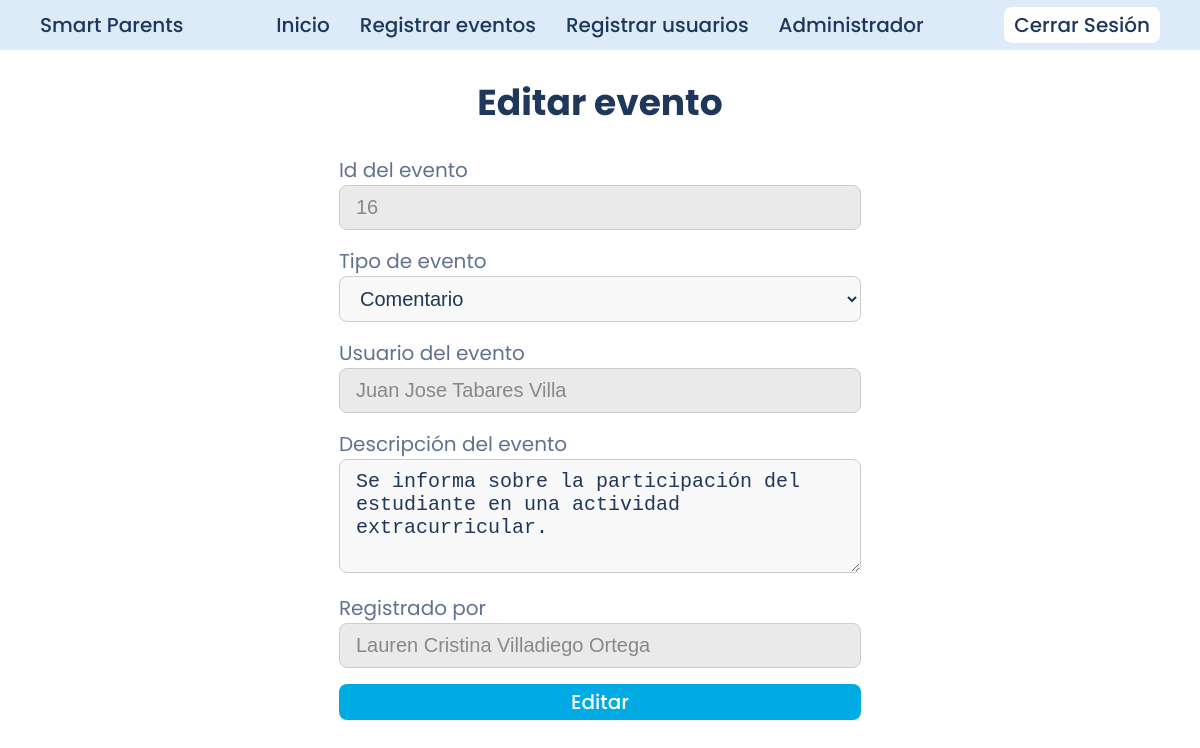
Page /views/crud/eventos/editar_eventos.php?id=16 (signed in) on the committed database.
### tables this page shows
CREATE TABLE
    eventos (
        id_evento INT AUTO_INCREMENT PRIMARY KEY,
        id_usuario INT NOT NULL,
        tipo_evento ENUM (
            'llegada_tarde',
            'anotacion',
            'inasistencia',
            'comentario'
        ) NOT NULL,
        descripcion TEXT NOT NULL,
        registrado_por INT NOT NULL,
        created_at TIMESTAMP DEFAULT CURRENT_TIMESTAMP,
        updated_at TIMESTAMP DEFAULT CURRENT_TIMESTAMP,
        FOREIGN KEY (id_usuario) REFERENCES usuarios (id_usuario),
        FOREIGN KEY (registrado_por) REFERENCES usuarios (id_usuario)
    );

CREATE TABLE
    usuarios (
        id_usuario INT AUTO_INCREMENT PRIMARY KEY,
        rol ENUM ('estudiante', 'profesor', 'administrador') NOT NULL,
        identificacion VARCHAR(10) UNIQUE NOT NULL,
        nombre1 VARCHAR(30) NOT NULL,
        nombre2 VARCHAR(30) NULL,
        apellido1 VARCHAR(30) NOT NULL,
        apellido2 VARCHAR(30) NULL,
        email VARCHAR(100) UNIQUE NULL,
        telefono VARCHAR(10) NOT NULL,
        password VARCHAR(255) NOT NULL,
        asignatura ENUM (
            'Administración',
            'Matematicas',
            'Español',
            'Quimica',
            'C.Sociales'
        ) NULL,
        created_at TIMESTAMP DEFAULT CURRENT_TIMESTAMP,
        updated_at TIMESTAMP DEFAULT CURRENT_TIMESTAMP
    );

### actions/eventos/editar_eventos.php (called while the page is built, shortened)
<?php
include $_SERVER['DOCUMENT_ROOT'] . '/smart-parents/config/db_config.php';
$id = $_GET['id'];
$stmt = $conexion->prepare("SELECT e.id_evento, u1.id_usuario AS id_u1, u1.nombre1 AS nombre1_u1, u1.nombre2 AS nombre2_u1, u1.apellido1 AS apellido1_u1, u1.apellido2 AS apellido2_u1, e.tipo_evento, e.descripcion, u2.id_usuario AS registrado_por, u2.nombre1 AS nombre1_u2, u2.nombre2 AS nombre2_u2, u2.apellido1 AS apellido1_u2, u2.apellido2 AS apellido2_u2 FROM eventos AS e INNER JOIN usuarios AS u1 ON e.id_usuario = u1.id_usuario INNER JOIN usuarios AS u2 ON e.registrado_por = u2.id_usuario WHERE e.id_evento = ?");
$stmt->bind_param("i", $id);
$stmt->execute();
$resultado = $stmt->get_result();
$evento = $resultado->fetch_assoc();

### views/crud/eventos/editar_eventos.php (the view, shortened to what this page needs)
<!DOCTYPE html>
<html lang="es">
<head>
  <link rel="stylesheet" href="/smart-parents/assets/css/style.css">
  <link rel="stylesheet" href="/smart-parents/assets/css/registrar_eventos.css">
</head>
<body>
  <?php include $_SERVER['DOCUMENT_ROOT'] . '/smart-parents/includes/dashboard_header.php'; ?>
  <?php include $_SERVER['DOCUMENT_ROOT'] . '/smart-parents/actions/eventos/editar_eventos.php'; ?>
  <main>
    <div class="form_title">
      <h1>Editar evento</h1>
    </div>
    <div class="form">
      <form action="/smart-parents/actions/eventos/actualizar_eventos.php" method="POST" class="form_content">
        <div class="form_id_evento">
          <label for="id_evento">Id del evento</label>
          <input type="number" value="<?= $id ?>" disabled>
        </div>
        <div class="form_tipo_de_evento">
          <label for="tipo_de_evento">Tipo de evento</label>
          <select name="tipo_de_evento" required>
            <option value="comentario" <?php if ($evento['tipo_evento'] == "comentario") {
                                          echo 'selected="selected"';
                                        } ?>>Comentario</option>
          </select>
        </div>
        <div class="form_usuario">
          <label for="usuario_del_evento">Usuario del evento</label>
          <input type="text" value="<?= $evento['nombre1_u1'] . " " . $evento['nombre2_u1'] . " " . $evento['apellido1_u1'] . " " . $evento['apellido2_u1']; ?>" disabled>
        </div>
        <div class="form_descripcion">
          <label for="descripcion_del_evento">Descripción del evento</label>
          <textarea name="descripcion_del_evento" rows="4" required><?= $evento['descripcion'] ?></textarea>
        </div>
        <div class="form_registrado_por">
          <label for="registrado_por">Registrado por</label>
          <input type="text" value="<?= $evento['nombre1_u2'] . " " . $evento['nombre2_u2'] . " " . $evento['apellido1_u2'] . " " . $evento['apellido2_u2']; ?>" disabled>
        </div>
        <div class="form_submit">
          <button type="submit" name="submit_btn">Editar</button>
        </div>
      </form>
    </div>
  </main>
</body>
</html>

### assets/css/style.css (style rules this page uses)
* { padding: 0px; margin: 0px; box-sizing: border-box; }
main { margin: 25px; }
:root { --color-bg: #ffffff; --color-header: #ddeaf8; --color-btn-primary: #00abe4; --color-btn-primary-hover: #2373ff; --color-heading: #1e375a; --color-text-base: #61728e; --color-text-btn-hover: #2364d2; --color-icons: #aaccfb; --color-green: #40a02b; --color-red: #d20f39; }
label { font-family: "Poppins", sans-serif; font-weight: 400; font-style: normal; font-size: 20px; color: var(--color-text-base); }
button { text-decoration: none; font-family: "Poppins", sans-serif; font-weight: 500; font-style: normal; }
h1 { font-family: "Poppins", sans-serif; font-weight: 700; font-style: normal; color: var(--color-heading); font-size: 36px; }
input[type="text"], input[type="email"], input[type="password"], input[type="number"], textarea, select { width: 100%; padding: 10px 16px; margin-bottom: 16px; border: 1.5px solid #ccc; border-radius: 8px; background-color: #f9f9f9; font-size: 20px; color: var(--color-heading); transition: border-color 0.2s, box-shadow 0.2s; box-sizing: border-box; }
input::placeholder, textarea::placeholder { color: #999; font-style: italic; }
input:disabled, textarea:disabled, select:disabled { background-color: #eaeaea; color: #888; cursor: not-allowed; }
button[type="submit"] { background-color: var(--color-btn-primary); color: white; font-size: 20px; border-radius: 8px; padding: 3px 10px; transition: background-color 0.2s ease; border: none; width: 100%; }

### assets/css/registrar_eventos.css (style rules this page uses)
.form_content { display: flex; flex-direction: column; }
main { display: flex; justify-content: center; align-items: center; flex-direction: column; gap: 25px; }

### rows in the picture
eventos: tipo_de_evento "Comentario", id_usuario.apellido2 "Juan Jose Tabares Villa", descripcion_del_evento "Se informa sobre la participación del estudiante en una actividad extracurricular.", registrado_por.apellido2 "Lauren Cristina Villadiego Ortega"
